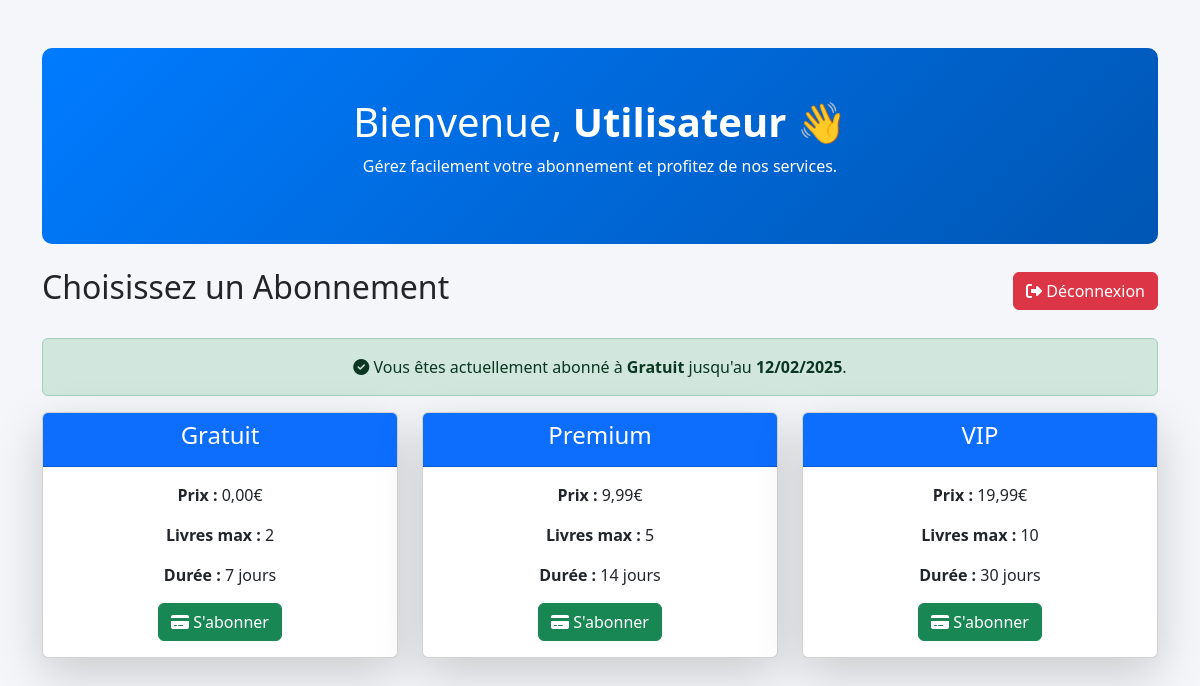
Screenshot of /views/abonnement.php (signed in) with the database file from the repository.
### tables this page shows
CREATE TABLE `user_abonnement` (
  `id` int(11) NOT NULL,
  `user_id` int(11) NOT NULL,
  `abonnement_id` int(11) NOT NULL,
  `date_debut` date NOT NULL,
  `date_fin` date NOT NULL
);

CREATE TABLE `abonnements` (
  `id` int(11) NOT NULL,
  `nom` varchar(50) NOT NULL,
  `prix` decimal(10,2) NOT NULL DEFAULT 0.00,
  `max_livres` int(11) NOT NULL,
  `duree_emprunt` int(11) NOT NULL
);

### views/abonnement.php (the view, shortened to what this page needs)
<?php
include '../includes/config.php';
$user_id = $_SESSION['user_id'];
$user_nom = $_SESSION['user_nom'] ?? 'Utilisateur';
$query = $pdo->query("SELECT * FROM abonnements");
$abonnements = $query->fetchAll();
$query = $pdo->prepare("
    SELECT a.nom, ua.date_fin
    FROM user_abonnement ua
    JOIN abonnements a ON ua.abonnement_id = a.id
    WHERE ua.user_id = ? AND ua.date_fin >= ?
");
$query->execute([$user_id, date('Y-m-d')]);
$abonnement_actuel = $query->fetch();
?>
<!DOCTYPE html>
<html lang="fr">
<head>
    <link href="https://cdn.jsdelivr.net/npm/bootstrap@5.3.0/dist/css/bootstrap.min.css" rel="stylesheet">
</head>
<body>
<div class="container mt-5">
    <div class="hero mb-4">
        <h1>Bienvenue, <strong><?= htmlspecialchars($user_nom) ?></strong> 👋</h1>
        <p>Gérez facilement votre abonnement et profitez de nos services.</p>
    </div>
    <div class="d-flex justify-content-between align-items-center mb-4">
        <h2>Choisissez un Abonnement</h2>
        <a href="logout.php" class="btn btn-danger"><i class="fas fa-sign-out-alt"></i> Déconnexion</a>
    </div>
    <?php if ($abonnement_actuel): ?>
        <div class="alert alert-success text-center">
            <i class="fas fa-check-circle"></i> Vous êtes actuellement abonné à <strong><?= htmlspecialchars($abonnement_actuel['nom']) ?></strong>
            jusqu'au <strong><?= date('d/m/Y', strtotime($abonnement_actuel['date_fin'])) ?></strong>.
        </div>
    <?php else: ?>
        <div class="alert alert-danger text-center">
            <i class="fas fa-exclamation-triangle"></i> Vous n'avez pas d'abonnement actif.
        </div>
    <?php endif; ?>
    <div class="row">
        <?php foreach ($abonnements as $abo): ?>
            <div class="col-md-4">
                <div class="card text-center shadow-lg">
                    <div class="card-header bg-primary text-white">
                        <h4><?= htmlspecialchars($abo['nom']) ?></h4>
                    </div>
                    <div class="card-body">
                        <p><strong>Prix :</strong> <?= number_format($abo['prix'], 2, ',', ' ') ?>€</p>
                        <p><strong>Livres max :</strong> <?= $abo['max_livres'] ?></p>
                        <p><strong>Durée :</strong> <?= $abo['duree_emprunt'] ?> jours</p>
                        <form action="souscription.php" method="POST">
                            <button type="submit" class="btn btn-success"><i class="fas fa-credit-card"></i> S'abonner</button>
                        </form>
                    </div>
                </div>
            </div>
        <?php endforeach; ?>
    </div>
</div>
</body>
</html>

### views/abonnement.php (style rules this page uses)
body { background-color: #f4f6f9; }
.card { transition: transform 0.3s ease, box-shadow 0.3s ease; }
.hero { background: linear-gradient(135deg, #007bff, #0056b3); color: white; padding: 50px 20px; text-align: center; border-radius: 10px; }

### rows the page displays
user_abonnement: abonnement.nom "Gratuit", date_fin "12/02/2025"
abonnements: nom "Gratuit", prix "0,00", max_livres "2", duree_emprunt "7"
abonnements: nom "Premium", prix "9,99", max_livres "5", duree_emprunt "14"
abonnements: nom "VIP", prix "19,99", max_livres "10", duree_emprunt "30"

### other values shown
$user_nom "Utilisateur"
